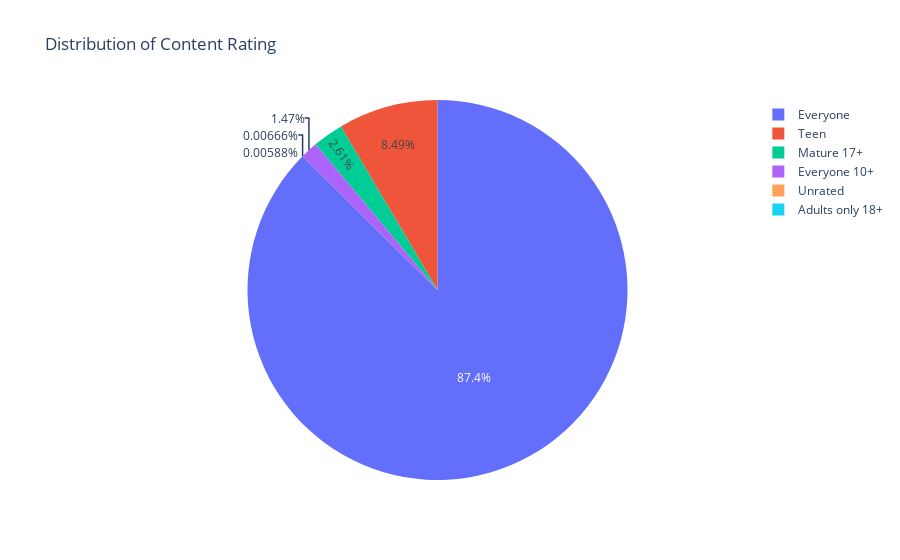

The cell this chart's notebook holds for it:
### Markdown cell above
7. Content Rating

### Code cell
import plotly.graph_objects as go

# Assuming you have a DataFrame named 'data' with the mentioned column

# Calculate the value counts for each content rating
content_rating_counts = data['Content Rating'].value_counts()

# Create the pie chart trace
trace = go.Pie(labels=content_rating_counts.index, values=content_rating_counts, hoverinfo='label+percent')

# Create the layout
layout = go.Layout(title='Distribution of Content Rating')

# Create the figure and add the trace
fig = go.Figure(data=[trace], layout=layout)

# Display the pie chart
fig.show()

### Figure 1 — Plotly figure (JSON) as saved in the notebook; plotly's stock layout.template omitted (floating-point values rounded to 4 significant figures)
{"data": [{"hoverinfo": "label+percent", "labels": ["Everyone", "Teen", "Mature 17+", "Everyone 10+", "Unrated", "Adults only 18+"], "type": "pie", "values": [2022089, 196375, 60289, 33901, 154, 136]}], "layout": {"title": {"text": "Distribution of Content Rating"}}}
